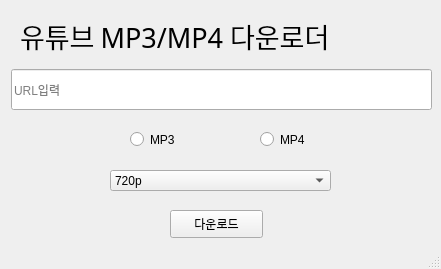
<?xml version="1.0" encoding="UTF-8"?>
<ui version="4.0">
 <class>MainWindow</class>
 <widget class="QMainWindow" name="MainWindow">
  <property name="geometry">
   <rect>
    <x>0</x>
    <y>0</y>
    <width>441</width>
    <height>269</height>
   </rect>
  </property>
  <property name="minimumSize">
   <size>
    <width>441</width>
    <height>269</height>
   </size>
  </property>
  <property name="maximumSize">
   <size>
    <width>441</width>
    <height>269</height>
   </size>
  </property>
  <property name="windowTitle">
   <string>유튜브 MP3/MP4 다운로더</string>
  </property>
  <widget class="QWidget" name="centralwidget">
   <widget class="QLineEdit" name="Link">
    <property name="geometry">
     <rect>
      <x>11</x>
      <y>69</y>
      <width>421</width>
      <height>41</height>
     </rect>
    </property>
    <property name="placeholderText">
     <string>URL입력</string>
    </property>
   </widget>
   <widget class="QPushButton" name="Download">
    <property name="geometry">
     <rect>
      <x>170</x>
      <y>210</y>
      <width>93</width>
      <height>28</height>
     </rect>
    </property>
    <property name="text">
     <string>다운로드</string>
    </property>
   </widget>
   <widget class="QRadioButton" name="MP3">
    <property name="geometry">
     <rect>
      <x>130</x>
      <y>130</y>
      <width>61</width>
      <height>19</height>
     </rect>
    </property>
    <property name="text">
     <string>MP3</string>
    </property>
   </widget>
   <widget class="QComboBox" name="Select">
    <property name="geometry">
     <rect>
      <x>110</x>
      <y>170</y>
      <width>221</width>
      <height>21</height>
     </rect>
    </property>
    <item>
     <property name="text">
      <string>720p</string>
     </property>
    </item>
    <item>
     <property name="text">
      <string>1080p</string>
     </property>
    </item>
    <item>
     <property name="text">
      <string>2160p</string>
     </property>
    </item>
   </widget>
   <widget class="QRadioButton" name="MP4">
    <property name="geometry">
     <rect>
      <x>260</x>
      <y>130</y>
      <width>61</width>
      <height>19</height>
     </rect>
    </property>
    <property name="text">
     <string>MP4</string>
    </property>
    <property name="checkable">
     <bool>true</bool>
    </property>
    <property name="checked">
     <bool>false</bool>
    </property>
    <property name="autoExclusive">
     <bool>false</bool>
    </property>
   </widget>
   <widget class="QLabel" name="Title">
    <property name="geometry">
     <rect>
      <x>20</x>
      <y>10</y>
      <width>401</width>
      <height>51</height>
     </rect>
    </property>
    <property name="font">
     <font>
      <family>세방고딕 OTF Regular</family>
      <pointsize>20</pointsize>
     </font>
    </property>
    <property name="text">
     <string>유튜브 MP3/MP4 다운로더</string>
    </property>
   </widget>
  </widget>
  <widget class="QMenuBar" name="menubar">
   <property name="geometry">
    <rect>
     <x>0</x>
     <y>0</y>
     <width>441</width>
     <height>26</height>
    </rect>
   </property>
  </widget>
  <widget class="QStatusBar" name="statusbar"/>
 </widget>
 <tabstops>
  <tabstop>MP4</tabstop>
  <tabstop>MP3</tabstop>
  <tabstop>Link</tabstop>
  <tabstop>Select</tabstop>
  <tabstop>Download</tabstop>
 </tabstops>
 <resources/>
 <connections>
  <connection>
   <sender>Download</sender>
   <signal>clicked()</signal>
   <receiver>MainWindow</receiver>
   <slot>download()</slot>
   <hints>
    <hint type="sourcelabel">
     <x>201</x>
     <y>240</y>
    </hint>
    <hint type="destinationlabel">
     <x>125</x>
     <y>228</y>
    </hint>
   </hints>
  </connection>
 </connections>
 <slots>
  <slot>download()</slot>
 </slots>
</ui>
